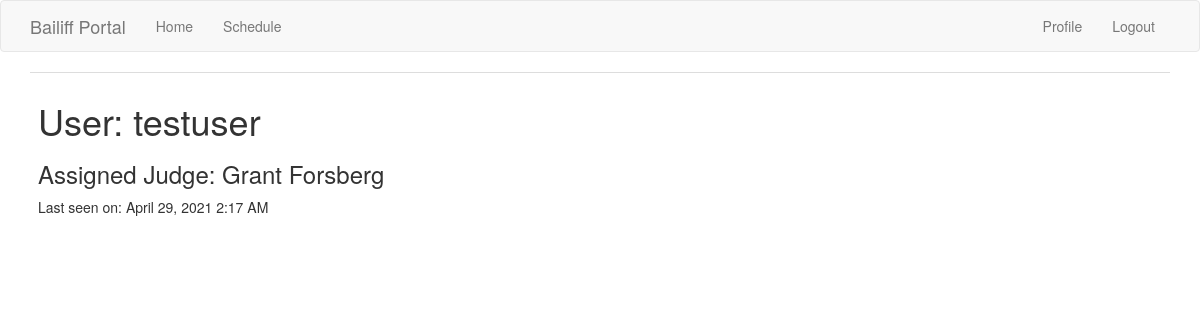
Page /user/testuser (signed in) on the earlier database version.
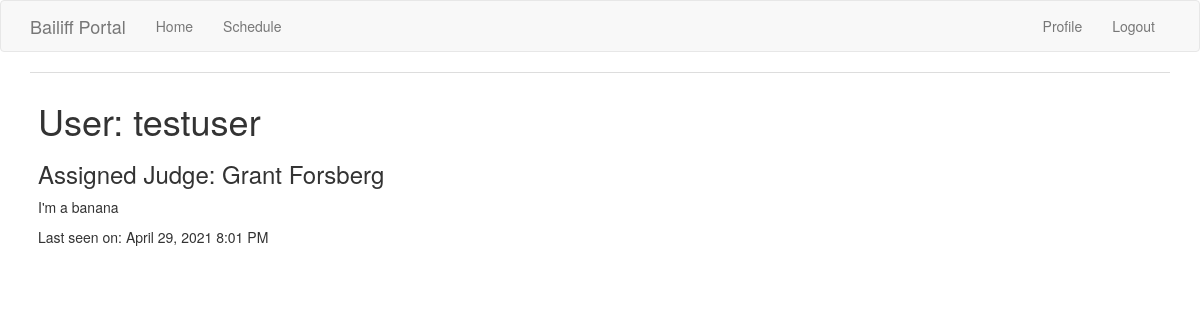
Same page on the later database version.
### app/models.py (models this page shows, shortened)
class User(UserMixin, db.Model):
  id = db.Column(db.Integer, primary_key=True)
  username = db.Column(db.String(64), index=True, unique=True)
  displayname = db.Column(db.String(64), unique=True)
  password_hash = db.Column(db.String(128))
  about_me = db.Column(db.String(500))
  last_seen = db.Column(db.DateTime, default=datetime.datetime.utcnow)
  permissions = db.Column(db.Integer) # 0=user, 1=Manager, 2=Admin
  judge = db.Column(db.String(64))

### app/main/routes.py (the view)
@bp.route('/user/<username>') # <username> is a dynamic component
@login_required
def user(username):
  user = User.query.filter_by(username=username).first_or_404()
  return render_template('user.html', user=user,
                        title="{}'s User Page".format(
                                  current_user.displayname))

### app/main/routes.py (called while the page is built)
@bp.before_request # decorator from Flask registers the function to be executed before the view function
def before_request():
  if current_user.is_authenticated:
    current_user.last_seen = datetime.utcnow()
    db.session.commit()

### app/models.py (called while the page is built)
@login.user_loader
def load_user(id):
  return User.query.get(int(id))

### app/templates/user.html (shortened to what this page needs)
{% extends "base.html" %}
{% block app_content %}
  <table class="table table-hover">
    <tr>
      <td>
        <h1>User: {{ user.displayname }}</h1>
        <h3>Assigned Judge: {{ user.judge }}</h2>
        {% if user.about_me %}<p>{{ user.about_me }}</p>{% endif %}
        <p>Last seen on: {{ moment(user.last_seen).format('LLL') }}</p>
      </td>
    </tr>
  </table>
{% endblock %}

### app/templates/base.html (shortened to what this page needs)
{% extends 'bootstrap/base.html' %}
{% block navbar %}
  <nav class="navbar navbar-default">
    <div class="container">
      <div class="navbar-header">
        <a class="navbar-brand" href="{{ url_for('main.index') }}">Bailiff Portal</a>
      </div>
      <div class="collapse navbar-collapse" id="bs-example-navbar-collapse-1">
        <ul class="nav navbar-nav">
          <li><a href="{{ url_for('main.index') }}">Home</a></li>
          <li><a href="{{ url_for('schedule.schedule') }}">Schedule</a></li>
        </ul>
        <ul class="nav navbar-nav navbar-right">
            {% if current_user.is_anonymous %}
            <li><a href="{{ url_for('auth.login') }}">Login</a></li>
            {% else %}
            <li><a href="{{ url_for('main.user', username=current_user.username) }}">Profile</a></li>
            <li><a href="{{ url_for('auth.logout') }}">Logout</a></li>
            {% endif %}
        </ul>
      </div>
    </div>
  </nav>
{% endblock %}
{% block content %}
  <div class="container">
    {% block app_content %}{% endblock %}
  </div>
{% endblock %}

Differences in the rows shown:
changed User "testuser": about_me (not shown) → "I'm a banana"; last_seen "April 29, 2021 2:17 AM" → "April 29, 2021 8:01 PM"
